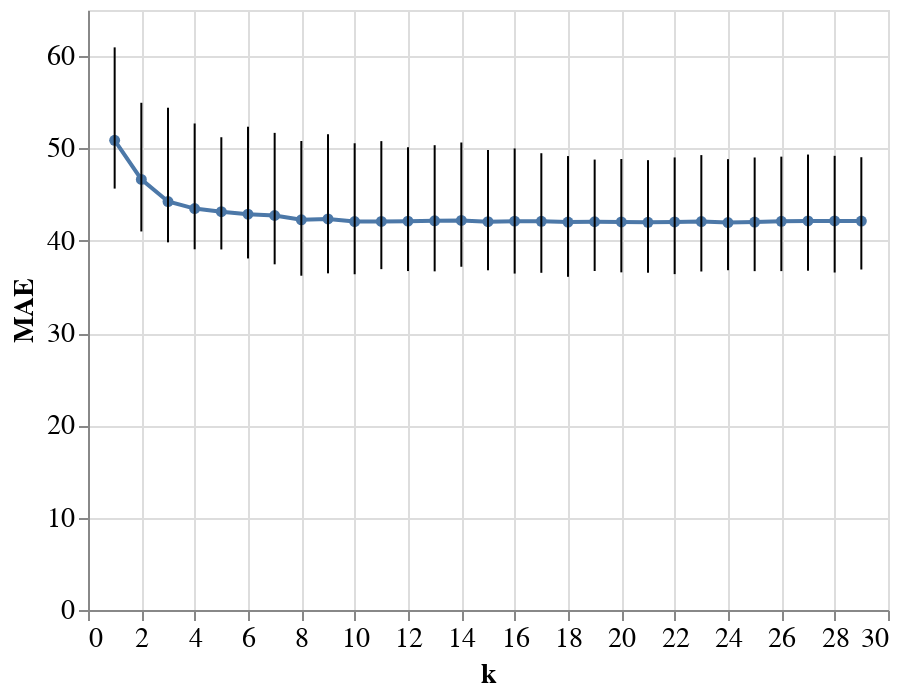

Source (notebook cell):
### Markdown cell above
We'll use the `altair` library to make a plot of these results:

### Code cell
scatter = alt.Chart(cv_results_df).mark_line(
    point=True,
    strokeWidth=2
).encode(
    x=alt.X("k"),
    y=alt.Y("Mean"),
)

errorbars = alt.Chart(cv_results_df).mark_errorbar().encode(
    x=alt.X("k"),
    y=alt.Y("Min", title="MAE"),
    y2="Max"
)

(scatter + errorbars).configure_axis(
    labelFontSize=14,
    titleFontSize=14
)

### Figure 1 — Vega-Lite specification as saved in the notebook (floating-point values rounded to 4 significant figures)
{"config": {"view": {"continuousWidth": 400, "continuousHeight": 300}, "axis": {"labelFontSize": 14, "titleFontSize": 14}}, "layer": [{"mark": {"type": "line", "point": true, "strokeWidth": 2}, "encoding": {"x": {"type": "quantitative", "field": "k"}, "y": {"type": "quantitative", "field": "Mean"}}}, {"mark": "errorbar", "encoding": {"x": {"type": "quantitative", "field": "k"}, "y": {"type": "quantitative", "field": "Min", "title": "MAE"}, "y2": {"field": "Max"}}}], "data": {"name": "data-fb8717ee2e7bc1281d61210fd1fdd89e"}, "$schema": "https://vega.github.io/schema/vega-lite/v4.8.1.json", "datasets": {"data-fb8717ee2e7bc1281d61210fd1fdd89e": [{"k": 1, "Mean": 50.89, "Min": 45.65, "Max": 60.95}, {"k": 2, "Mean": 46.65, "Min": 41.01, "Max": 54.95}, {"k": 3, "Mean": 44.25, "Min": 39.83, "Max": 54.41}, {"k": 4, "Mean": 43.49, "Min": 39.08, "Max": 52.71}, {"k": 5, "Mean": 43.14, "Min": 39.06, "Max": 51.22}, {"k": 6, "Mean": 42.88, "Min": 38.08, "Max": 52.36}, {"k": 7, "Mean": 42.74, "Min": 37.45, "Max": 51.69}, {"k": 8, "Mean": 42.27, "Min": 36.21, "Max": 50.81}, {"k": 9, "Mean": 42.36, "Min": 36.47, "Max": 51.54}, {"k": 10, "Mean": 42.09, "Min": 36.37, "Max": 50.56}, {"k": 11, "Mean": 42.09, "Min": 36.93, "Max": 50.79}, {"k": 12, "Mean": 42.13, "Min": 36.72, "Max": 50.13}, {"k": 13, "Mean": 42.16, "Min": 36.69, "Max": 50.35}, {"k": 14, "Mean": 42.2, "Min": 37.19, "Max": 50.65}, {"k": 15, "Mean": 42.07, "Min": 36.8, "Max": 49.83}, {"k": 16, "Mean": 42.13, "Min": 36.45, "Max": 50.0}, {"k": 17, "Mean": 42.11, "Min": 36.53, "Max": 49.48}, {"k": 18, "Mean": 42.03, "Min": 36.1, "Max": 49.18}, {"k": 19, "Mean": 42.06, "Min": 36.73, "Max": 48.8}, {"k": 20, "Mean": 42.04, "Min": 36.58, "Max": 48.86}, {"k": 21, "Mean": 42.0, "Min": 36.54, "Max": 48.73}, {"k": 22, "Mean": 42.04, "Min": 36.39, "Max": 49.03}, {"k": 23, "Mean": 42.08, "Min": 36.67, "Max": 49.28}, {"k": 24, "Mean": 41.97, "Min": 36.81, "Max": 48.84}, {"k": 25, "Mean": 42.03, "Min": 36.71, "Max": 49.02}, {"k": 26, "Mean": 42.11, "Min": 36.71, "Max": 49.11}, {"k": 27, "Mean": 42.15, "Min": 36.76, "Max": 49.34}, {"k": 28, "Mean": 42.14, "Min": 36.56, "Max": 49.2}, {"k": 29, "Mean": 42.13, "Min": 36.89, "Max": 49.05}]}}
